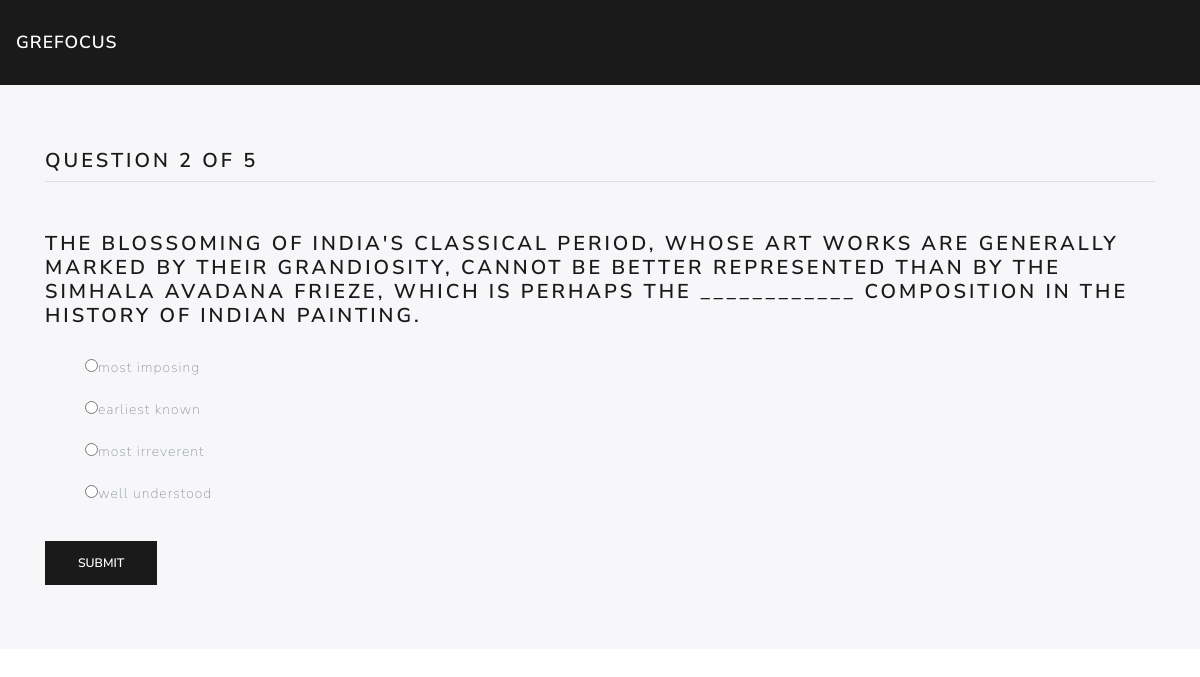
The page /vt1/vt1.php?n=2 on the database its author committed.
### tables this page shows
CREATE TABLE `vt1questions` (
  `q_no` int(11) NOT NULL,
  `question` text NOT NULL
);

CREATE TABLE `vt1options` (
  `id` int(11) NOT NULL,
  `q_no` int(11) NOT NULL,
  `is_correct` tinyint(1) NOT NULL DEFAULT '0',
  `text` text NOT NULL
);

### vt1/vt1.php (the view, shortened to what this page needs)
<?php
include '../php/config.php';
?>
<?php
    $number = (int) $_GET['n'];
    $query1 = "SELECT * FROM vt1questions WHERE q_no = $number";
    $result1 = mysqli_query($con, $query1);
    $question = mysqli_fetch_assoc($result1);
    $query2 = "SELECT * FROM vt1options WHERE q_no = $number";
    $result2 = mysqli_query($con, $query2);
    $query3 = "SELECT * FROM vt1questions";
    $result3 = mysqli_query($con, $query3);
    $total = mysqli_num_rows($result3);
?>
<!doctype html>
<html lang="en">
<head>
  <link rel="stylesheet" href="../css/bootstrap.min.css">
</head>
<body>
  <nav class="navbar navbar-expand-lg navbar-dark bg-primary">
    <a class="navbar-brand" href="index.php">GREFocus</a>
  </nav>
  <div class="jumbotron jumbotron-fluid">
      <div class="container">
      <h4 class="current">Question <?php echo $question['q_no'];?> of <?php echo $total; ?></h4>
            <hr class="my-2">
            <br><br>
          <h4 class="question">
          <?php
            echo $question['question'];
          ?>
          </h4>
          <form method="POST" action="process.php">
            <ul class="options" style="list-style-type: none">
                <br>
                <?php while($row = mysqli_fetch_assoc($result2)): ?>
                <li><input type="radio" name="option" value="<?php echo $row['id']; ?>"><?php echo $row['text']; ?></li>
                <br>
                <?php endwhile; ?>
            </ul>
            <input type="submit" value="Submit" class="btn btn-primary">
          </form>
      </div>
  </div>
</body>
</html>

### rows shown on the page
vt1questions: q_no "2", question "THE BLOSSOMING OF INDIA'S CLASSICAL PERIOD, WHOSE ART WORKS ARE GENERALLY MARKED BY THEIR GRANDIOSITY, CANNOT BE BETTER REPRESENTED THAN BY THE SIMHALA AVADANA FRIEZE, WHICH IS PERHAPS THE ____________ COMPOSITION IN THE HISTORY OF INDIAN PAINTING."
vt1options: text "most imposing"
vt1options: text "earliest known"
vt1options: text "most irreverent"
vt1options: text "well understood"

### other values the page prints
$total "5"
